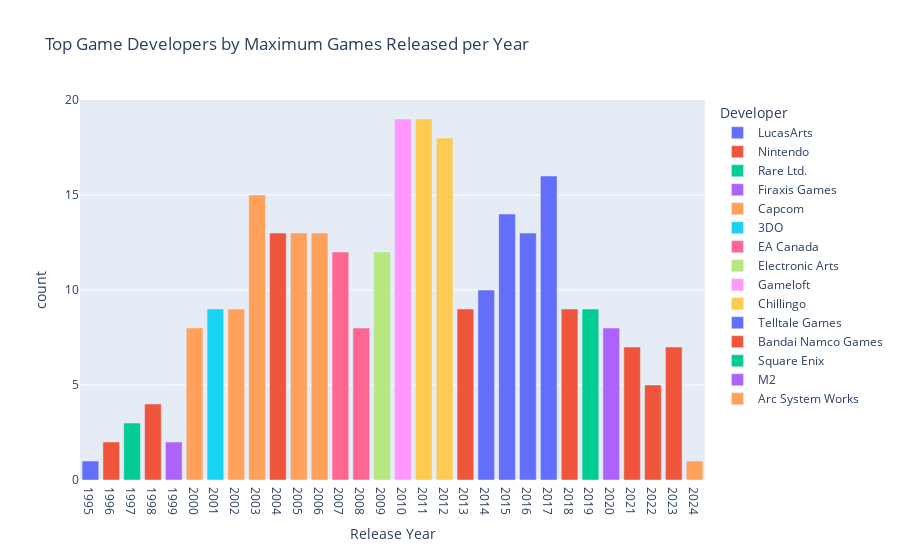

Source (notebook cell):
### Code cell
fig=px.bar(max_games_per_year_dev,x='Release Year',y='count',color='Developer',title='Top Game Developers by Maximum Games Released per Year')
fig.update_layout(xaxis=dict(tickmode='linear'))
fig.show(render='iframe')

### Figure 1 — Plotly figure (JSON) as saved in the notebook; plotly's stock layout.template omitted (floating-point values rounded to 4 significant figures)
{"data": [{"alignmentgroup": "True", "hovertemplate": "Developer=LucasArts<br>Release Year=%{x}<br>count=%{y}<extra></extra>", "legendgroup": "LucasArts", "marker": {"color": "#636efa", "pattern": {"shape": ""}}, "name": "LucasArts", "offsetgroup": "LucasArts", "orientation": "v", "showlegend": true, "textposition": "auto", "type": "bar", "x": [1995], "xaxis": "x", "y": [1], "yaxis": "y"}, {"alignmentgroup": "True", "hovertemplate": "Developer=Nintendo<br>Release Year=%{x}<br>count=%{y}<extra></extra>", "legendgroup": "Nintendo", "marker": {"color": "#EF553B", "pattern": {"shape": ""}}, "name": "Nintendo", "offsetgroup": "Nintendo", "orientation": "v", "showlegend": true, "textposition": "auto", "type": "bar", "x": [1996, 1998, 2004, 2013, 2021, 2023], "xaxis": "x", "y": [2, 4, 13, 9, 7, 7], "yaxis": "y"}, {"alignmentgroup": "True", "hovertemplate": "Developer=Rare Ltd.<br>Release Year=%{x}<br>count=%{y}<extra></extra>", "legendgroup": "Rare Ltd.", "marker": {"color": "#00cc96", "pattern": {"shape": ""}}, "name": "Rare Ltd.", "offsetgroup": "Rare Ltd.", "orientation": "v", "showlegend": true, "textposition": "auto", "type": "bar", "x": [1997], "xaxis": "x", "y": [3], "yaxis": "y"}, {"alignmentgroup": "True", "hovertemplate": "Developer=Firaxis Games<br>Release Year=%{x}<br>count=%{y}<extra></extra>", "legendgroup": "Firaxis Games", "marker": {"color": "#ab63fa", "pattern": {"shape": ""}}, "name": "Firaxis Games", "offsetgroup": "Firaxis Games", "orientation": "v", "showlegend": true, "textposition": "auto", "type": "bar", "x": [1999], "xaxis": "x", "y": [2], "yaxis": "y"}, {"alignmentgroup": "True", "hovertemplate": "Developer=Capcom<br>Release Year=%{x}<br>count=%{y}<extra></extra>", "legendgroup": "Capcom", "marker": {"color": "#FFA15A", "pattern": {"shape": ""}}, "name": "Capcom", "offsetgroup": "Capcom", "orientation": "v", "showlegend": true, "textposition": "auto", "type": "bar", "x": [2000, 2002, 2003, 2005, 2006], "xaxis": "x", "y": [8, 9, 15, 13, 13], "yaxis": "y"}, {"alignmentgroup": "True", "hovertemplate": "Developer=3DO<br>Release Year=%{x}<br>count=%{y}<extra></extra>", "legendgroup": "3DO", "marker": {"color": "#19d3f3", "pattern": {"shape": ""}}, "name": "3DO", "offsetgroup": "3DO", "orientation": "v", "showlegend": true, "textposition": "auto", "type": "bar", "x": [2001], "xaxis": "x", "y": [9], "yaxis": "y"}, {"alignmentgroup": "True", "hovertemplate": "Developer=EA Canada<br>Release Year=%{x}<br>count=%{y}<extra></extra>", "legendgroup": "EA Canada", "marker": {"color": "#FF6692", "pattern": {"shape": ""}}, "name": "EA Canada", "offsetgroup": "EA Canada", "orientation": "v", "showlegend": true, "textposition": "auto", "type": "bar", "x": [2007, 2008], "xaxis": "x", "y": [12, 8], "yaxis": "y"}, {"alignmentgroup": "True", "hovertemplate": "Developer=Electronic Arts<br>Release Year=%{x}<br>count=%{y}<extra></extra>", "legendgroup": "Electronic Arts", "marker": {"color": "#B6E880", "pattern": {"shape": ""}}, "name": "Electronic Arts", "offsetgroup": "Electronic Arts", "orientation": "v", "showlegend": true, "textposition": "auto", "type": "bar", "x": [2009], "xaxis": "x", "y": [12], "yaxis": "y"}, {"alignmentgroup": "True", "hovertemplate": "Developer=Gameloft<br>Release Year=%{x}<br>count=%{y}<extra></extra>", "legendgroup": "Gameloft", "marker": {"color": "#FF97FF", "pattern": {"shape": ""}}, "name": "Gameloft", "offsetgroup": "Gameloft", "orientation": "v", "showlegend": true, "textposition": "auto", "type": "bar", "x": [2010], "xaxis": "x", "y": [19], "yaxis": "y"}, {"alignmentgroup": "True", "hovertemplate": "Developer=Chillingo<br>Release Year=%{x}<br>count=%{y}<extra></extra>", "legendgroup": "Chillingo", "marker": {"color": "#FECB52", "pattern": {"shape": ""}}, "name": "Chillingo", "offsetgroup": "Chillingo", "orientation": "v", "showlegend": true, "textposition": "auto", "type": "bar", "x": [2011, 2012], "xaxis": "x", "y": [19, 18], "yaxis": "y"}, {"alignmentgroup": "True", "hovertemplate": "Developer=Telltale Games<br>Release Year=%{x}<br>count=%{y}<extra></extra>", "legendgroup": "Telltale Games", "marker": {"color": "#636efa", "pattern": {"shape": ""}}, "name": "Telltale Games", "offsetgroup": "Telltale Games", "orientation": "v", "showlegend": true, "textposition": "auto", "type": "bar", "x": [2014, 2015, 2016, 2017], "xaxis": "x", "y": [10, 14, 13, 16], "yaxis": "y"}, {"alignmentgroup": "True", "hovertemplate": "Developer=Bandai Namco Games<br>Release Year=%{x}<br>count=%{y}<extra></extra>", "legendgroup": "Bandai Namco Games", "marker": {"color": "#EF553B", "pattern": {"shape": ""}}, "name": "Bandai Namco Games", "offsetgroup": "Bandai Namco Games", "orientation": "v", "showlegend": true, "textposition": "auto", "type": "bar", "x": [2018, 2022], "xaxis": "x", "y": [9, 5], "yaxis": "y"}, {"alignmentgroup": "True", "hovertemplate": "Developer=Square Enix<br>Release Year=%{x}<br>count=%{y}<extra></extra>", "legendgroup": "Square Enix", "marker": {"color": "#00cc96", "pattern": {"shape": ""}}, "name": "Square Enix", "offsetgroup": "Square Enix", "orientation": "v", "showlegend": true, "textposition": "auto", "type": "bar", "x": [2019], "xaxis": "x", "y": [9], "yaxis": "y"}, {"alignmentgroup": "True", "hovertemplate": "Developer=M2<br>Release Year=%{x}<br>count=%{y}<extra></extra>", "legendgroup": "M2", "marker": {"color": "#ab63fa", "pattern": {"shape": ""}}, "name": "M2", "offsetgroup": "M2", "orientation": "v", "showlegend": true, "textposition": "auto", "type": "bar", "x": [2020], "xaxis": "x", "y": [8], "yaxis": "y"}, {"alignmentgroup": "True", "hovertemplate": "Developer=Arc System Works<br>Release Year=%{x}<br>count=%{y}<extra></extra>", "legendgroup": "Arc System Works", "marker": {"color": "#FFA15A", "pattern": {"shape": ""}}, "name": "Arc System Works", "offsetgroup": "Arc System Works", "orientation": "v", "showlegend": true, "textposition": "auto", "type": "bar", "x": [2024], "xaxis": "x", "y": [1], "yaxis": "y"}], "layout": {"barmode": "relative", "legend": {"title": {"text": "Developer"}, "tracegroupgap": 0}, "title": {"text": "Top Game Developers by Maximum Games Released per Year"}, "xaxis": {"anchor": "y", "domain": [0, 1], "tickmode": "linear", "title": {"text": "Release Year"}}, "yaxis": {"anchor": "x", "domain": [0, 1], "title": {"text": "count"}}}}
